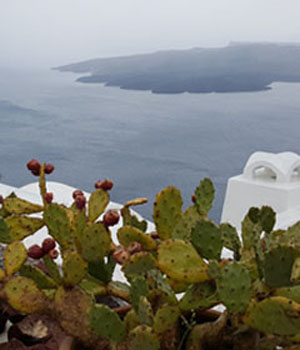
#> input picture 2023_Digital/chap09/images/filter_sharpen.jpg, 300 x 350 px
$ python sharpening_fft.py
#> lines starting #> are read from the running program, lines starting #| are printed output that depends on the picture
### 2023_Digital/chap09/Common/fft2d.py
import numpy as np, cv2
from Common.dft2d import exp


# [24 lines left out: functions zeropadding, butterfly, pairing, not called in this run]

def fft(g):
    return pairing(g, len(g), 1)

def ifft(g):
    fft = pairing(g, len(g), -1)
    return [v / len(g) for v in fft]

# [10 lines left out: functions fft2, ifft2, not called in this run]

def calc_spectrum(complex):
    if complex.ndim == 2: dst = abs(complex)                   # sqrt(re^2 + im^2) 계산해줌
    else: dst = cv2.magnitude(complex[:,:,0], complex[:,:,1])
    dst = 20*np.log(dst+1)
    return cv2.convertScaleAbs(dst)

def fftshift(img):
    dst = np.zeros(img.shape, img.dtype)
    h, w = dst.shape[:2]
    cy, cx = h // 2, w // 2                     # 나누기 하며 소수점 절삭
    dst[h-cy:, w-cx:] = np.copy(img[0:cy , 0:cx ])      # 1사분면 -> 3사분면
    dst[0:cy , 0:cx ] = np.copy(img[h-cy:, w-cx:])      # 3사분면 -> 1사분면
    dst[0:cy , w-cx:] = np.copy(img[h-cy:, 0:cx ])      # 2사분면 -> 4사분면
    dst[h-cy:, 0:cx ] = np.copy(img[0:cy , w-cx:])      # 4사분면 -> 2사분면
    return dst

# [16 lines left out: functions FFT, IFFT, not called in this run]

### 2023_Digital/chap09/sharpening_fft.py
# 파일명: sharpening_fft.py
# 작성자: 김승욱
# 내용: 회선을 이용한 샤프닝 코드를
#      FFT를 이용한 주파수 영역 필터링을 이용하여 바꾼 프로그램

import numpy as np, cv2
from Common.fft2d import fft2, ifft2, calc_spectrum, fftshift

# FFT(고속 푸리에 변환) 수행 함수
def FFT(image):
    dft = np.fft.fft2(image)
    dft = fftshift(dft) # 주파수 시프트
    #dft = cv2.dft(np.float32(image), flags=cv2.DFT_COMPLEX_OUTPUT)
    spectrum = calc_spectrum(dft) # 주파수 스펙트럼 영상
    return dft, spectrum

# IFFT(고속 푸리에 역변환) 수행 함수
def IFFT(dft, shape):
    dft = fftshift(dft) # 역 셔플링
    img = np.fft.ifft2(dft).real
    #img = cv2.idft(dft, flags= cv2.DFT_SCALE)[:,:,0]
    img = img[:shape[0], :shape[1]] # 영삽입 부분 제거
    return cv2.convertScaleAbs(img)

# 회선 수행 함수 - 주파수 도메인에서의 곱셈
def filter_fft(image, mask):
    # 영상과 마스크에 FFT 수행
    fft_image, spectrum1 = FFT(image)
    fft_mask, _ = FFT(mask)
    # 주파수 도메인에서 곱셈 수행
    result_fft = fft_image * fft_mask
    # 영상과 마스크에 IFFT 수행
    result_image = IFFT(result_fft, fft_image.shape)
    _, spectrum2 = FFT(result_image)
    return result_image, spectrum1, spectrum2

image = cv2.imread("images/filter_sharpen.jpg", cv2.IMREAD_GRAYSCALE)
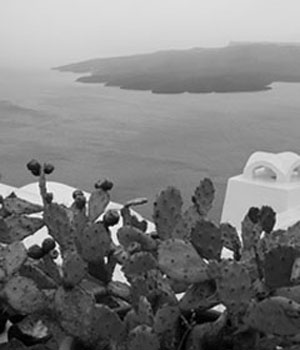
#> image: shape (350, 300); min 0, max 255, mean 126.2
if image is None: raise Exception("영상파일 읽기 오류")

# 제로 패딩을 이용하여 마스크 크기를 영상 크기로 맞춤
mask = np.zeros(image.shape, np.float32)
# 샤프닝 마스크
for i in range(3):
    mask[0][i] = 0
    mask[1][i] = -1
    mask[2][i] = 0
mask[0][1] = -1
mask[1][1] = 5
mask[2][1] = -1

result_image, spectrum1, spectrum2 = filter_fft(image, mask)
#> in calc_spectrum (call 2), `if complex.ndim == 2: dst = abs(complex)`:
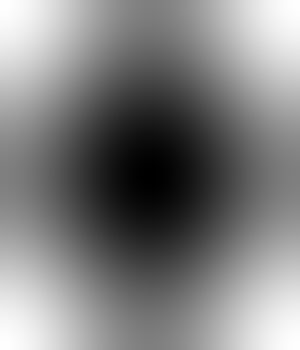
#> dst: shape (350, 300) float64; min 1, max 9, mean 5; drawn with min black and max white
#> in calc_spectrum (call 2), `dst = 20*np.log(dst+1)`:
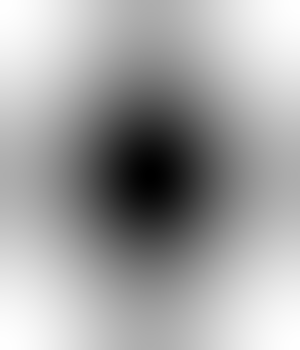
#> dst: shape (350, 300) float64; min 13.86, max 46.05, mean 34.5; drawn with min black and max white
#> in calc_spectrum (call 2), `return cv2.convertScaleAbs(dst)`:
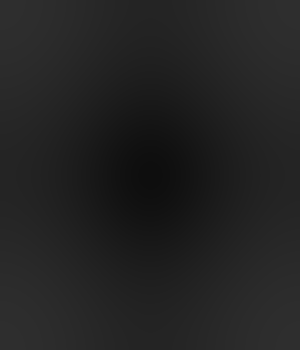
#> returned value: shape (350, 300); min 14, max 46, mean 34.6
#> in IFFT, `img = np.fft.ifft2(dft).real`:
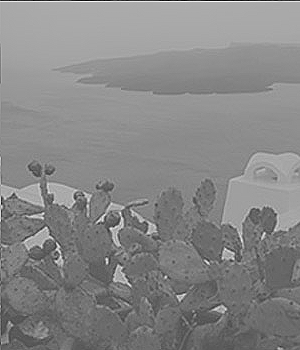
#> img: shape (350, 300) float64; min -233, max 445, mean 126.2; drawn with min black and max white
#> in calc_spectrum (call 3), `dst = 20*np.log(dst+1)`:
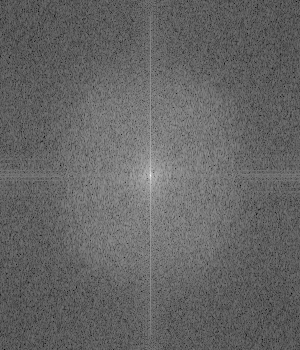
#> dst: shape (350, 300) float64; min 57.17, max 328.1, mean 164.9; drawn with min black and max white
#> in calc_spectrum (call 3), `return cv2.convertScaleAbs(dst)`:
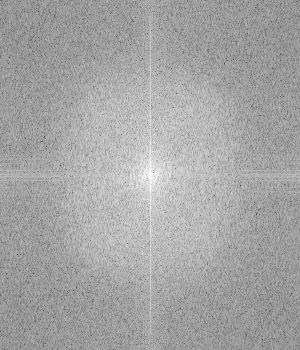
#> returned value: shape (350, 300); min 57, max 255, mean 164.9

cv2.imshow("Original Image", image)
cv2.imshow("Result Image", result_image)
cv2.imshow("Image Spectrum", spectrum1)
cv2.imshow("Result Spectrum", spectrum2)
cv2.waitKey(0)
